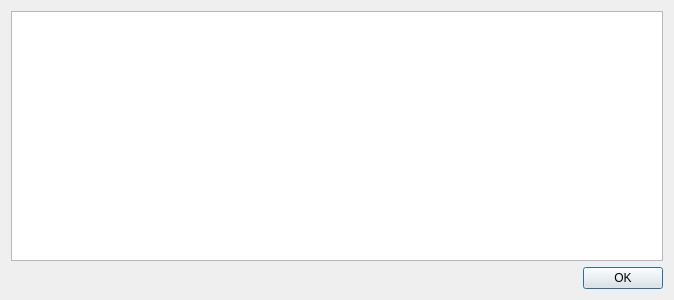
<?xml version="1.0" encoding="UTF-8"?>
<ui version="4.0">
 <class>ParameterDataWithCategoryDialog</class>
 <widget class="QDialog" name="ParameterDataWithCategoryDialog">
  <property name="geometry">
   <rect>
    <x>0</x>
    <y>0</y>
    <width>674</width>
    <height>300</height>
   </rect>
  </property>
  <property name="windowTitle">
   <string>Dialog</string>
  </property>
  <property name="locale">
   <locale language="English" country="UnitedStates"/>
  </property>
  <layout class="QGridLayout" name="gridLayout">
   <item row="0" column="0">
    <widget class="QTableView" name="tableView">
     <property name="contextMenuPolicy">
      <enum>Qt::CustomContextMenu</enum>
     </property>
     <property name="styleSheet">
      <string notr="true"/>
     </property>
     <property name="editTriggers">
      <set>QAbstractItemView::NoEditTriggers</set>
     </property>
     <property name="alternatingRowColors">
      <bool>false</bool>
     </property>
     <property name="selectionMode">
      <enum>QAbstractItemView::SingleSelection</enum>
     </property>
     <property name="selectionBehavior">
      <enum>QAbstractItemView::SelectItems</enum>
     </property>
     <property name="verticalScrollMode">
      <enum>QAbstractItemView::ScrollPerPixel</enum>
     </property>
     <property name="horizontalScrollMode">
      <enum>QAbstractItemView::ScrollPerPixel</enum>
     </property>
     <attribute name="horizontalHeaderHighlightSections">
      <bool>false</bool>
     </attribute>
     <attribute name="verticalHeaderHighlightSections">
      <bool>false</bool>
     </attribute>
    </widget>
   </item>
   <item row="1" column="0">
    <widget class="QDialogButtonBox" name="buttonBox">
     <property name="standardButtons">
      <set>QDialogButtonBox::Ok</set>
     </property>
    </widget>
   </item>
  </layout>
  <action name="actionCreate">
   <property name="text">
    <string>Create</string>
   </property>
   <property name="toolTip">
    <string>Create</string>
   </property>
  </action>
  <action name="actionEdit">
   <property name="enabled">
    <bool>false</bool>
   </property>
   <property name="text">
    <string>Edit</string>
   </property>
   <property name="toolTip">
    <string>Edit</string>
   </property>
  </action>
  <action name="actionDelete">
   <property name="enabled">
    <bool>true</bool>
   </property>
   <property name="text">
    <string>Delete</string>
   </property>
   <property name="toolTip">
    <string>Delete</string>
   </property>
  </action>
 </widget>
 <resources/>
 <connections>
  <connection>
   <sender>buttonBox</sender>
   <signal>accepted()</signal>
   <receiver>ParameterDataWithCategoryDialog</receiver>
   <slot>accept()</slot>
   <hints>
    <hint type="sourcelabel">
     <x>199</x>
     <y>279</y>
    </hint>
    <hint type="destinationlabel">
     <x>199</x>
     <y>149</y>
    </hint>
   </hints>
  </connection>
  <connection>
   <sender>tableView</sender>
   <signal>customContextMenuRequested(QPoint)</signal>
   <receiver>ParameterDataWithCategoryDialog</receiver>
   <slot>contextMenuRequested(QPoint)</slot>
   <hints>
    <hint type="sourcelabel">
     <x>336</x>
     <y>135</y>
    </hint>
    <hint type="destinationlabel">
     <x>336</x>
     <y>149</y>
    </hint>
   </hints>
  </connection>
 </connections>
</ui>
